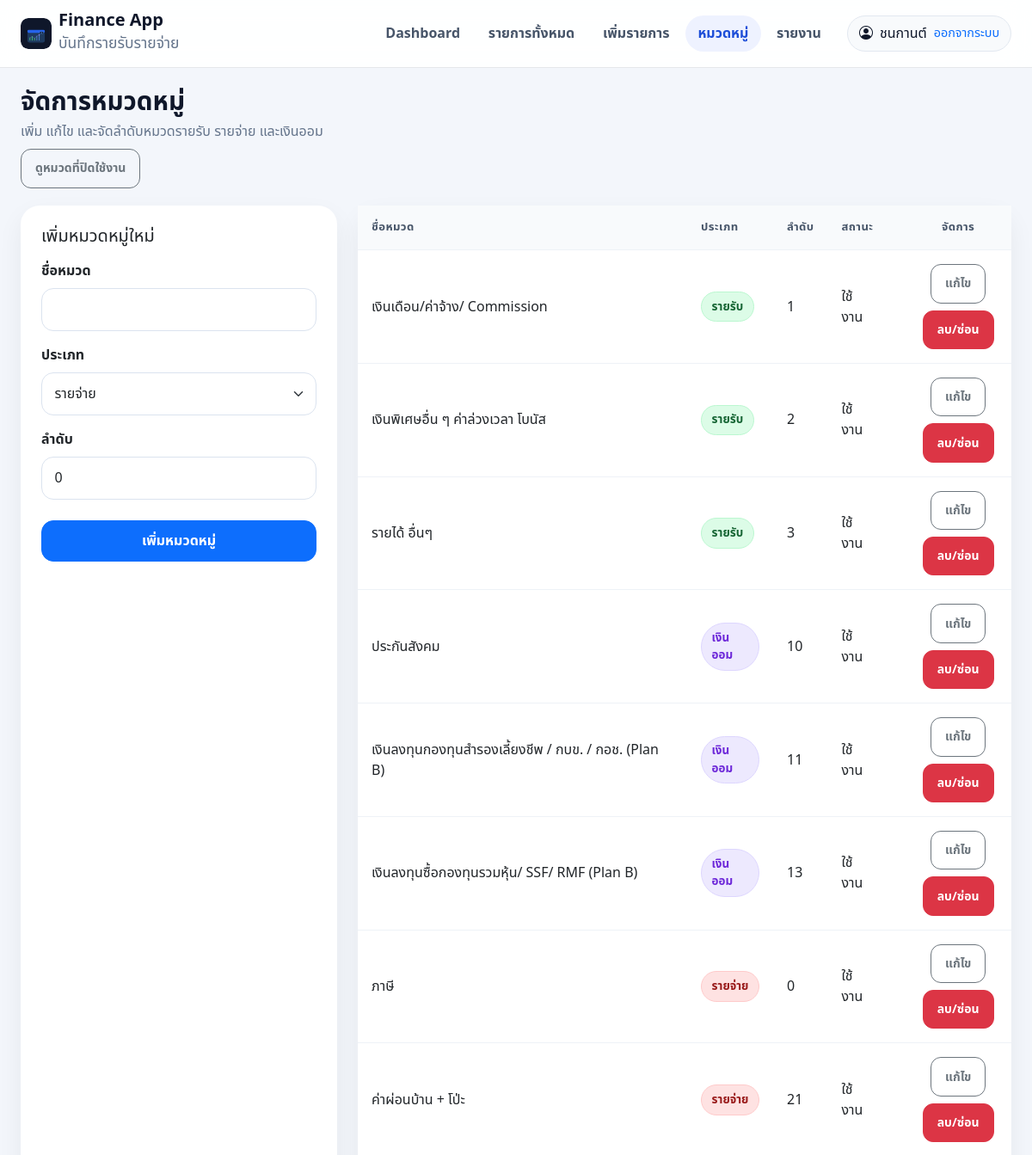
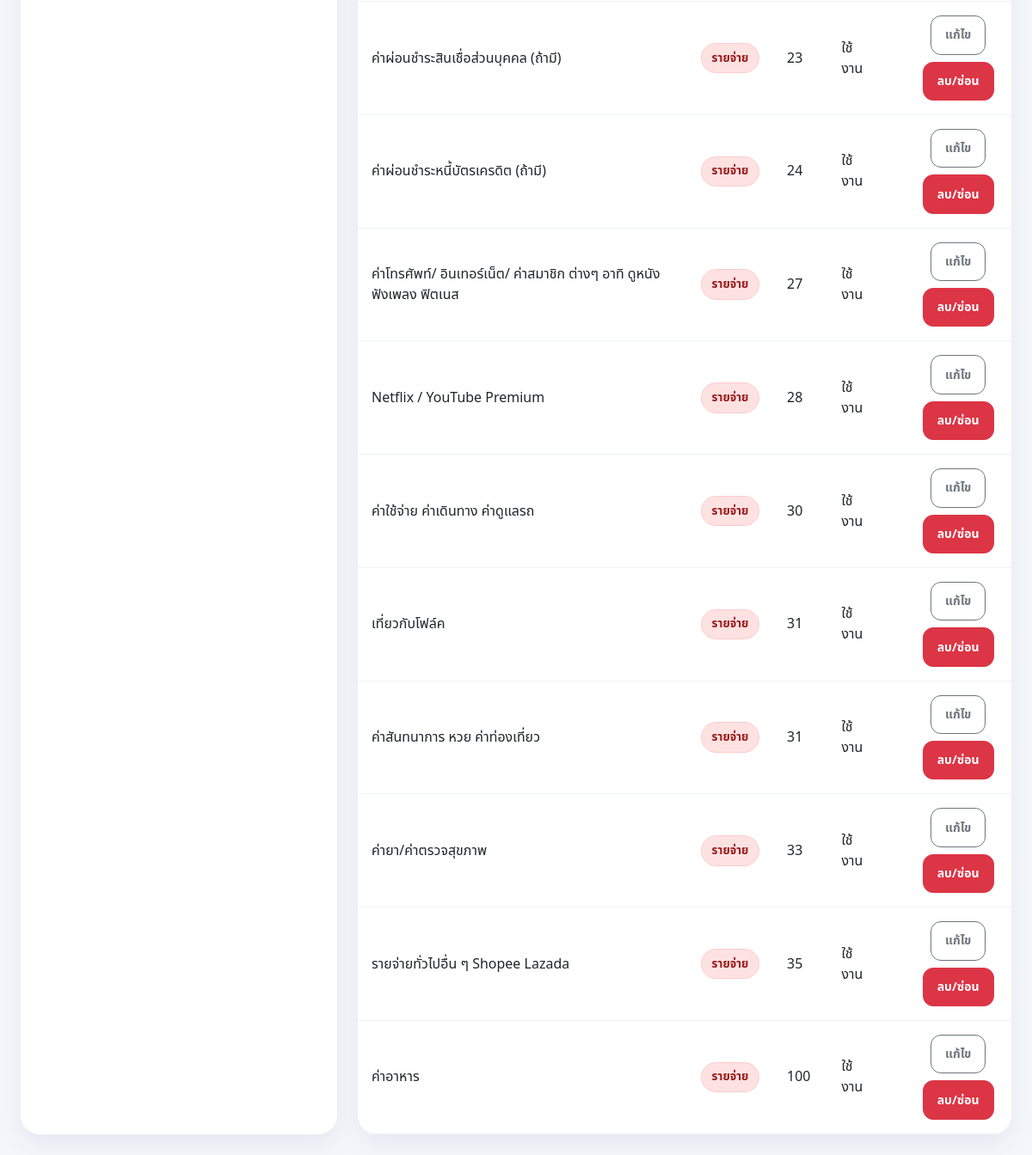
The app's page /categories.php (signed in) with its own data (2 pictures, top to bottom).
### tables this page shows
CREATE TABLE `categories` (
  `id` int(11) NOT NULL AUTO_INCREMENT,
  `name` varchar(150) NOT NULL,
  `type` enum('income','expense','saving') NOT NULL,
  `sort_order` int(11) NOT NULL DEFAULT '0',
  `is_active` tinyint(1) NOT NULL DEFAULT '1',
  `created_at` datetime NOT NULL,
  `updated_at` datetime DEFAULT NULL,
  `import_alias` varchar(255) DEFAULT NULL,
  `user_id` int(11) DEFAULT NULL,
  PRIMARY KEY (`id`),
  KEY `idx_categories_user_id` (`user_id`),
  KEY `idx_categories_user_active_type_sort` (`user_id`,`is_active`,`type`,`sort_order`)
);

### config/functions.php (called while the page is built, shortened)
<?php
function h($value)
{
    return htmlspecialchars((string)$value, ENT_QUOTES, 'UTF-8');
}

### categories.php (the view, shortened to what this page needs)
<?php
include 'config/db.php';
include 'config/functions.php';
mysqli_set_charset($conn, 'utf8');
$userId = (int)$_SESSION['user_id'];
$showInactive = isset($_GET['show']) && $_GET['show'] === 'inactive';
$categories = array();
$whereActive = $showInactive ? 'AND is_active = 0' : 'AND is_active = 1';
$rs = mysqli_query($conn, "
    SELECT id, name, type, sort_order, is_active
    FROM categories
    WHERE user_id = {$userId} {$whereActive}
    ORDER BY FIELD(type,'income','saving','expense'), sort_order ASC, id ASC
");
if ($rs) {
    while ($row = mysqli_fetch_assoc($rs)) {
        $categories[] = $row;
    }
}
include 'partials/header.php';
?>
<div class="page-header">
    <div>
        <h1 class="page-title">จัดการหมวดหมู่</h1>
        <p class="page-subtitle">เพิ่ม แก้ไข และจัดลำดับหมวดรายรับ รายจ่าย และเงินออม</p>
        <div class="mt-2">
            <?php if ($showInactive): ?>
                <a class="btn btn-sm btn-outline-secondary" href="categories.php">ดูหมวดที่ใช้งาน</a>
            <?php else: ?>
                <a class="btn btn-sm btn-outline-secondary" href="categories.php?show=inactive">ดูหมวดที่ปิดใช้งาน</a>
            <?php endif; ?>
        </div>
    </div>
</div>
<div class="row g-4">
    <div class="col-12 col-xl-4">
        <div class="card card-soft h-100">
            <div class="card-body p-3 p-lg-4">
                <h5 class="mb-3"><?php echo $showInactive ? 'รายการหมวดที่ปิดใช้งาน' : 'เพิ่มหมวดหมู่ใหม่'; ?></h5>
                <?php if (!$showInactive): ?>
                <form method="post" action="save_category.php">
                    <div class="mb-3">
                        <label class="form-label fw-semibold">ชื่อหมวด</label>
                        <input type="text" name="category_name" class="form-control" required>
                    </div>
                    <div class="mb-3">
                        <label class="form-label fw-semibold">ประเภท</label>
                        <select name="category_type" class="form-select" required>
                            <option value="expense" selected>รายจ่าย</option>
                        </select>
                    </div>
                    <div class="mb-4">
                        <label class="form-label fw-semibold">ลำดับ</label>
                        <input type="number" name="sort_order" class="form-control" value="0">
                    </div>
                    <button type="submit" class="btn btn-primary w-100">เพิ่มหมวดหมู่</button>
                </form>
                <?php else: ?>
                    <div class="text-muted">หน้านี้แสดงเฉพาะหมวดที่ถูกปิดใช้งานไว้ ซึ่งจะไม่โผล่ในรายการเพิ่มข้อมูลและรายงานปกติ</div>
                <?php endif; ?>
            </div>
        </div>
    </div>
    <div class="col-12 col-xl-8">
        <div class="card card-soft table-card h-100">
            <div class="card-body p-0">
                <div class="table-wrap">
                    <table class="app-table mb-0">
                        <thead>
                            <tr>
                                <th>ชื่อหมวด</th>
                                <th>ประเภท</th>
                                <th>ลำดับ</th>
                                <th>สถานะ</th>
                                <th class="text-center">จัดการ</th>
                            </tr>
                        </thead>
                        <tbody>
                            <?php if (!empty($categories)): ?>
                                <?php foreach ($categories as $cat): ?>
                                    <?php $typeClass = $cat['type'] === 'income' ? 'badge-income' : ($cat['type'] === 'expense' ? 'badge-expense' : 'badge-saving'); ?>
                                    <tr>
                                        <td><?php echo h($cat['name']); ?></td>
                                        <td>
                                            <span class="badge-soft <?php echo $typeClass; ?>">
                                                <?php echo $cat['type'] === 'income' ? 'รายรับ' : ($cat['type'] === 'expense' ? 'รายจ่าย' : 'เงินออม'); ?>
                                            </span>
                                        </td>
                                        <td><?php echo (int)$cat['sort_order']; ?></td>
                                        <td><?php if ((int)$cat['is_active'] === 1): ?>ใช้งาน<?php else: ?><span class="status-muted">ปิดใช้งาน</span><?php endif; ?></td>
                                        <td class="text-center">
                                            <div class="d-inline-flex gap-2 flex-wrap justify-content-center">
                                                <a class="btn btn-sm btn-outline-secondary" href="edit.php?category_id=<?php echo (int)$cat['id']; ?>">แก้ไข</a>
                                                <form method="post" action="save_category.php" class="m-0" onsubmit="return confirm('ยืนยันการลบหมวดนี้?\nถ้ามีรายการใช้งานอยู่ ระบบจะปิดใช้งานและซ่อนออกจากหน้าหลักแทน');">
                                                    <button type="submit" class="btn btn-sm btn-danger"><?php echo (int)$cat['is_active'] === 1 ? 'ลบ/ซ่อน' : 'ลบ'; ?></button>
                                                </form>
                                            </div>
                                        </td>
                                    </tr>
                                <?php endforeach; ?>
                            <?php else: ?>
                                <tr>
                                    <td colspan="5" class="text-center py-5 text-muted">ยังไม่มีหมวดหมู่</td>
                                </tr>
                            <?php endif; ?>
                        </tbody>
                    </table>
                </div>
            </div>
        </div>
    </div>
</div>
<?php include 'partials/footer.php'; ?>

### partials/header.php (shortened to what this page needs)
<?php
$current_file = basename($_SERVER['PHP_SELF'] ?? '');
$display_name = '';
if (isset($_SESSION['full_name']) && trim((string)$_SESSION['full_name']) !== '') {
    $display_name = trim((string)$_SESSION['full_name']);
} elseif (isset($_SESSION['username'])) {
    $display_name = trim((string)$_SESSION['username']);
}
?>
<!doctype html>
<html lang="th">
<head>
    <link href="https://cdn.jsdelivr.net/npm/bootstrap@5.3.3/dist/css/bootstrap.min.css" rel="stylesheet">
    <link href="https://cdn.jsdelivr.net/npm/bootstrap-icons@1.11.3/font/bootstrap-icons.css" rel="stylesheet">
    <link href="assets/css/style.css" rel="stylesheet">
</head>
<body>
<nav class="navbar navbar-expand-lg app-navbar">
    <div class="container-fluid app-shell px-3 px-lg-4">
        <a class="navbar-brand app-brand d-flex align-items-center gap-2" href="index.php">
            <img src="finance-icon-dark.svg" width="36" height="36" alt="Finance App" style="border-radius:9px">
            <div>
                <div class="app-brand-title">Finance App</div>
                <small class="app-brand-subtitle">บันทึกรายรับรายจ่าย</small>
            </div>
        </a>
        <div class="collapse navbar-collapse" id="mainNav">
            <ul class="navbar-nav ms-auto align-items-lg-center gap-lg-1 mb-3 mb-lg-0">
                <li class="nav-item"><a class="nav-link <?php echo $current_file === 'index.php' ? 'active' : ''; ?>" href="index.php">Dashboard</a></li>
                <li class="nav-item"><a class="nav-link <?php echo $current_file === 'entries.php' ? 'active' : ''; ?>" href="entries.php">รายการทั้งหมด</a></li>
                <li class="nav-item"><a class="nav-link <?php echo $current_file === 'add.php' ? 'active' : ''; ?>" href="add.php">เพิ่มรายการ</a></li>
                <li class="nav-item"><a class="nav-link <?php echo $current_file === 'categories.php' ? 'active' : ''; ?>" href="categories.php">หมวดหมู่</a></li>
                <li class="nav-item"><a class="nav-link <?php echo $current_file === 'report.php' ? 'active' : ''; ?>" href="report.php">รายงาน</a></li>
            </ul>
            <?php if ($display_name !== ''): ?>
                <div class="app-user-chip ms-lg-3 d-flex align-items-center gap-2">
                    <i class="bi bi-person-circle"></i>
                    <span><?php echo htmlspecialchars($display_name); ?></span>
                    <a href="logout.php" class="app-user-logout">ออกจากระบบ</a>
                </div>
            <?php endif; ?>
        </div>
    </div>
</nav>
<div class="container-fluid app-shell px-3 px-lg-4 py-3 py-lg-4">

### partials/footer.php (shortened to what this page needs)
</div>
</body>
</html>

### assets/css/style.css (style rules this page uses)
body { font-family:"Noto Sans Thai",system-ui,-apple-system,sans-serif;background:#f3f6fb;color:#0f172a }
.app-shell { max-width:1280px }
.app-navbar { position:sticky;top:0;z-index:1000;background:rgba(255,255,255,.92);backdrop-filter:blur(14px);border-bottom:1px solid #e5e7eb }
.app-brand { text-decoration:none;color:inherit }
.app-brand-title { font-weight:800;line-height:1.1 }
.app-brand-subtitle { color:#64748b }
.app-user-chip { padding:.5rem .8rem;border-radius:999px;background:#f8fafc;border:1px solid #e2e8f0 }
.app-user-logout { font-size:.9rem;text-decoration:none }
.nav-link { font-weight:700;color:#475569!important;border-radius:999px;padding:.55rem .9rem!important }
.nav-link.active,.nav-link:hover { background:#eef2ff;color:#1d4ed8!important }
.card-soft { border:none;border-radius:22px;background:#fff;box-shadow:0 12px 30px rgba(15,23,42,.06) }
.page-header { display:flex;justify-content:space-between;align-items:flex-start;gap:1rem;flex-wrap:wrap;margin-bottom:1.25rem }
.page-title { font-size:1.85rem;font-weight:800;line-height:1.1;margin:0 }
.page-subtitle { margin:.35rem 0 0;color:#64748b }
.badge-soft { display:inline-flex;align-items:center;padding:.42rem .72rem;border-radius:999px;background:#f8fafc;border:1px solid #e2e8f0;font-weight:700;font-size:.84rem;color:#334155 }
.badge-income { background:#dcfce7;border-color:#bbf7d0;color:#166534 }
.badge-expense { background:#fee2e2;border-color:#fecaca;color:#991b1b }
.badge-saving { background:#ede9fe;border-color:#ddd6fe;color:#6d28d9 }
.table-card .table-wrap { overflow:auto }
.app-table { width:100%;min-width:780px;border-collapse:separate;border-spacing:0 }
.app-table th,.app-table td { padding:1rem;border-bottom:1px solid #eef2f7;vertical-align:middle }
.app-table th { background:#f8fafc;color:#475569;font-size:.82rem;text-transform:uppercase;letter-spacing:.03em;font-weight:800 }
.btn { border-radius:14px;font-weight:700;padding:.7rem 1rem }
.btn-sm { border-radius:12px }
.form-control,.form-select { border-radius:14px;padding:.75rem .9rem;border-color:#dbe3ef }

### records on screen
categories: name "เงินเดือน/ค่าจ้าง/ Commission", type "รายรับ", sort_order "1", is_active "ใช้งาน"
categories: name "เงินพิเศษอื่น ๆ ค่าล่วงเวลา โบนัส", type "รายรับ", sort_order "2", is_active "ใช้งาน"
categories: name "รายได้ อื่นๆ", type "รายรับ", sort_order "3", is_active "ใช้งาน"
categories: name "ประกันสังคม", type "เงินออม", sort_order "10", is_active "ใช้งาน"
categories: name "เงินลงทุนกองทุนสำรองเลี้ยงชีพ / กบข. / กอช. (Plan B)", type "เงินออม", sort_order "11", is_active "ใช้งาน"
categories: name "เงินลงทุนซื้อกองทุนรวมหุ้น/ SSF/ RMF (Plan B)", type "เงินออม", sort_order "13", is_active "ใช้งาน"
categories: name "ภาษี", type "รายจ่าย", sort_order "0", is_active "ใช้งาน"
categories: name "ค่าผ่อนบ้าน + โป่ะ", type "รายจ่าย", sort_order "21", is_active "ใช้งาน"
categories: name "ค่าผ่อนชำระสินเชื่อส่วนบุคคล (ถ้ามี)", type "รายจ่าย", sort_order "23", is_active "ใช้งาน"
categories: name "ค่าผ่อนชำระหนี้บัตรเครดิต (ถ้ามี)", type "รายจ่าย", sort_order "24", is_active "ใช้งาน"
categories: name "ค่าโทรศัพท์/ อินเทอร์เน็ต/ ค่าสมาชิก ต่างๆ อาทิ ดูหนัง ฟังเพลง ฟิตเนส", type "รายจ่าย", sort_order "27", is_active "ใช้งาน"
categories: name "Netflix / YouTube Premium", type "รายจ่าย", sort_order "28", is_active "ใช้งาน"
categories: name "ค่าใช้จ่าย ค่าเดินทาง ค่าดูแลรถ", type "รายจ่าย", sort_order "30", is_active "ใช้งาน"
categories: name "เที่ยวกับโฟล์ค", type "รายจ่าย", sort_order "31", is_active "ใช้งาน"
categories: name "ค่าสันทนาการ หวย ค่าท่องเที่ยว", type "รายจ่าย", sort_order "31", is_active "ใช้งาน"
categories: name "ค่ายา/ค่าตรวจสุขภาพ", type "รายจ่าย", sort_order "33", is_active "ใช้งาน"
categories: name "รายจ่ายทั่วไปอื่น ๆ Shopee Lazada", type "รายจ่าย", sort_order "35", is_active "ใช้งาน"
categories: name "ค่าอาหาร", type "รายจ่าย", sort_order "100", is_active "ใช้งาน"

### other values on screen
$display_name "ชนกานต์"
